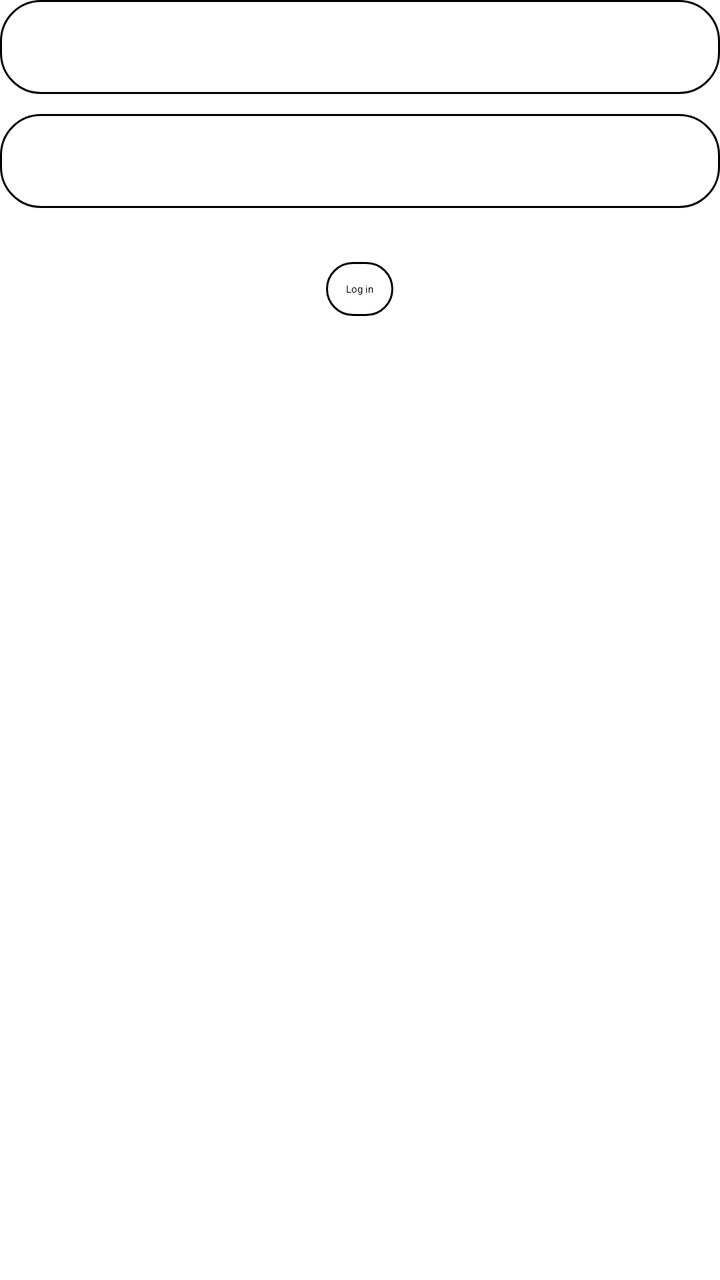
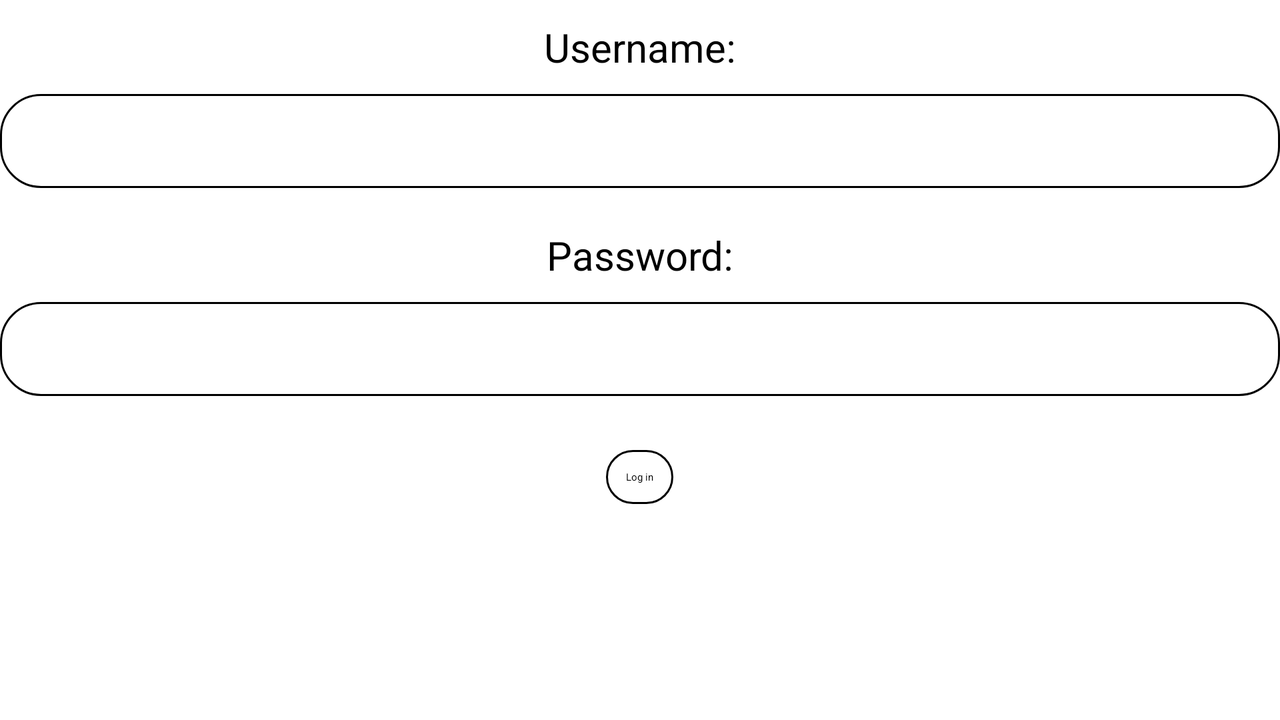

An Android layout and its configuration variant, each rendered on a device that would load it. The default file and the variant file are quoted in full after the pictures.
<!-- AndroidManifest.xml: application theme Theme.Magic -->
<!-- res/layout/activity_log_in.xml -->
<?xml version="1.0" encoding="utf-8"?>
<androidx.constraintlayout.widget.ConstraintLayout xmlns:android="http://schemas.android.com/apk/res/android"
    xmlns:app="http://schemas.android.com/apk/res-auto"
    xmlns:tools="http://schemas.android.com/tools"
    android:layout_width="match_parent"
    android:layout_height="match_parent"
    tools:context=".LogInActivity">

    <androidx.appcompat.widget.LinearLayoutCompat
        android:layout_width="match_parent"
        android:layout_height="match_parent"
        android:orientation="vertical">

        <EditText
            android:layout_width="match_parent"
            android:layout_height="wrap_content"
            android:id="@+id/username_edit_text"
            style="@style/main_edittext_style"/>

        <EditText
            android:layout_width="match_parent"
            android:layout_height="wrap_content"
            android:id="@+id/password_edit_text"
            style="@style/main_edittext_style"/>

        <TextView
            android:layout_width="wrap_content"
            android:layout_height="wrap_content"
            android:id="@+id/error_message_label"
            android:visibility="invisible"
            android:layout_gravity="center"
            android:textColor="@color/red"
            android:layout_marginBottom="@dimen/activity_vertical_margin"/>

        <Button
            android:layout_width="wrap_content"
            android:layout_height="wrap_content"
            android:text="@string/login_button_label"
            android:id="@+id/login_button"
            android:onClick="doLogin"
            android:layout_gravity="center"
            style="@style/main_button_style"/>

    </androidx.appcompat.widget.LinearLayoutCompat>

</androidx.constraintlayout.widget.ConstraintLayout>
<!-- resources referenced by this layout -->
<resources>
  <color name="red">#D81B60</color>
  <dimen name="activity_vertical_margin">10dp</dimen>
  <string name="login_button_label">Log in</string>
  <style name="main_button_style">
          <item name="android:layout_marginBottom">@dimen/button_margin_bottom</item>
          <item name="android:padding">@dimen/padding_measure</item>
          <item name="android:background">@drawable/button_bg</item>
          <item name="android:textColor">@drawable/button_text_color</item>
      </style>
  <style name="main_edittext_style">
          <item name="android:layout_marginBottom">@dimen/activity_vertical_margin</item>
          <item name="android:padding">@dimen/padding_measure</item>
          <item name="android:background">@drawable/edittext_bg_gradient</item>
          <item name="android:textSize">@dimen/edittext_text_size</item>
          <item name="android:textColor">@color/black</item>
      </style>
  <dimen name="button_margin_bottom">10dp</dimen>
  <dimen name="padding_measure">10dp</dimen>
  <!-- drawable button_bg (drawable) -->
  <?xml version="1.0" encoding="utf-8"?>
  <selector xmlns:android="http://schemas.android.com/apk/res/android">
      <item android:drawable="@drawable/button_gradient_normal"/>
  </selector>
  <!-- drawable button_text_color (drawable) -->
  <?xml version="1.0" encoding="utf-8"?>
  <selector xmlns:android="http://schemas.android.com/apk/res/android">
      <item android:state_pressed="true"
          android:color="@color/white"/>
  
      <item android:state_focused="true"
          android:color="@color/black"/>
  
      <item android:color="@color/black"/>
  </selector>
  <!-- drawable edittext_bg_gradient (drawable) -->
  <?xml version="1.0" encoding="utf-8"?>
  <shape xmlns:android="http://schemas.android.com/apk/res/android"
      android:shape="rectangle">
  
      <corners android:radius="@dimen/button_corners_width"/>
      <solid android:color="@color/white"/>
      <stroke android:color="@color/black"
          android:width="@dimen/button_stroke_width"/>
  </shape>
  <dimen name="edittext_text_size">20dp</dimen>
  <color name="black">#FF000000</color>
  <!-- drawable button_gradient_normal (drawable) -->
  <?xml version="1.0" encoding="utf-8"?>
  <shape xmlns:android="http://schemas.android.com/apk/res/android"
      android:shape="rectangle">
          <corners android:radius="@dimen/button_corners_width"/>
      <solid android:color="@color/secondaryColor"/>
      <stroke android:color="@color/black"
          android:width="@dimen/button_stroke_width"/>
  </shape>
  <color name="white">#FFFFFFFF</color>
  <dimen name="button_corners_width">20dp</dimen>
  <dimen name="button_stroke_width">1dp</dimen>
</resources>
<!-- res/layout-land/activity_log_in.xml (the author's variant of the layout above) -->
<!-- drawn on the phone turned sideways -->
<?xml version="1.0" encoding="utf-8"?>
<androidx.constraintlayout.widget.ConstraintLayout
    xmlns:android="http://schemas.android.com/apk/res/android" android:layout_width="match_parent"
    android:layout_height="match_parent">

    <LinearLayout
        android:layout_width="match_parent"
        android:layout_height="match_parent"
        android:orientation="vertical">

        <TextView
            android:layout_width="match_parent"
            android:layout_height="wrap_content"
            android:text="@string/username_to_register"
            android:layout_gravity="center_vertical"
            style="@style/main_text_style"/>

        <EditText
            android:layout_width="match_parent"
            android:layout_height="wrap_content"
            android:id="@+id/username_edit_text"
            style="@style/main_edittext_style"/>

        <TextView
            android:layout_width="match_parent"
            android:layout_height="wrap_content"
            android:text="@string/password_to_register"
            style="@style/main_text_style"/>

        <EditText
            android:layout_width="match_parent"
            android:layout_height="wrap_content"
            android:id="@+id/password_edit_text"
            style="@style/main_edittext_style"/>

        <TextView
            android:layout_width="wrap_content"
            android:layout_height="wrap_content"
            android:id="@+id/error_message_label"
            android:visibility="invisible"
            android:layout_gravity="center"
            android:textColor="@color/red"
            android:layout_marginBottom="@dimen/activity_vertical_margin"/>

        <Button
            android:layout_width="wrap_content"
            android:layout_height="wrap_content"
            android:text="@string/login_button_label"
            android:id="@+id/login_button"
            android:onClick="doLogin"
            android:layout_gravity="center"
            style="@style/main_button_style"/>

    </LinearLayout>

</androidx.constraintlayout.widget.ConstraintLayout>
<!-- resources referenced by the variant -->
<!-- as the phone turned sideways resolves them -->
<resources>
  <color name="red">#D81B60</color>
  <dimen name="activity_vertical_margin">10dp</dimen>
  <string name="login_button_label">Log in</string>
  <string name="password_to_register" translatable="false">Password:</string>
  <string name="username_to_register">Username:</string>
  <style name="main_button_style">
          <item name="android:layout_marginBottom">@dimen/button_margin_bottom</item>
          <item name="android:padding">@dimen/padding_measure</item>
          <item name="android:background">@drawable/button_bg</item>
          <item name="android:textColor">@drawable/button_text_color</item>
      </style>
  <style name="main_edittext_style">
          <item name="android:layout_marginBottom">@dimen/activity_vertical_margin</item>
          <item name="android:padding">@dimen/padding_measure</item>
          <item name="android:background">@drawable/edittext_bg_gradient</item>
          <item name="android:textSize">@dimen/edittext_text_size</item>
          <item name="android:textColor">@color/black</item>
      </style>
  <style name="main_text_style">
          <item name="android:padding">@dimen/padding_measure</item>
          <item name="android:textColor">@color/black</item>
          <item name="android:textAlignment">center</item>
          <item name="android:textSize">@dimen/edittext_text_size</item>
      </style>
  <dimen name="button_margin_bottom">10dp</dimen>
  <dimen name="padding_measure">10dp</dimen>
  <!-- drawable button_bg (drawable) -->
  <?xml version="1.0" encoding="utf-8"?>
  <selector xmlns:android="http://schemas.android.com/apk/res/android">
      <item android:drawable="@drawable/button_gradient_normal"/>
  </selector>
  <!-- drawable button_text_color (drawable) -->
  <?xml version="1.0" encoding="utf-8"?>
  <selector xmlns:android="http://schemas.android.com/apk/res/android">
      <item android:state_pressed="true"
          android:color="@color/white"/>
  
      <item android:state_focused="true"
          android:color="@color/black"/>
  
      <item android:color="@color/black"/>
  </selector>
  <!-- drawable edittext_bg_gradient (drawable) -->
  <?xml version="1.0" encoding="utf-8"?>
  <shape xmlns:android="http://schemas.android.com/apk/res/android"
      android:shape="rectangle">
  
      <corners android:radius="@dimen/button_corners_width"/>
      <solid android:color="@color/white"/>
      <stroke android:color="@color/black"
          android:width="@dimen/button_stroke_width"/>
  </shape>
  <dimen name="edittext_text_size">20dp</dimen>
  <color name="black">#FF000000</color>
  <!-- drawable button_gradient_normal (drawable) -->
  <?xml version="1.0" encoding="utf-8"?>
  <shape xmlns:android="http://schemas.android.com/apk/res/android"
      android:shape="rectangle">
          <corners android:radius="@dimen/button_corners_width"/>
      <solid android:color="@color/secondaryColor"/>
      <stroke android:color="@color/black"
          android:width="@dimen/button_stroke_width"/>
  </shape>
  <color name="white">#FFFFFFFF</color>
  <dimen name="button_corners_width">20dp</dimen>
  <dimen name="button_stroke_width">1dp</dimen>
</resources>
